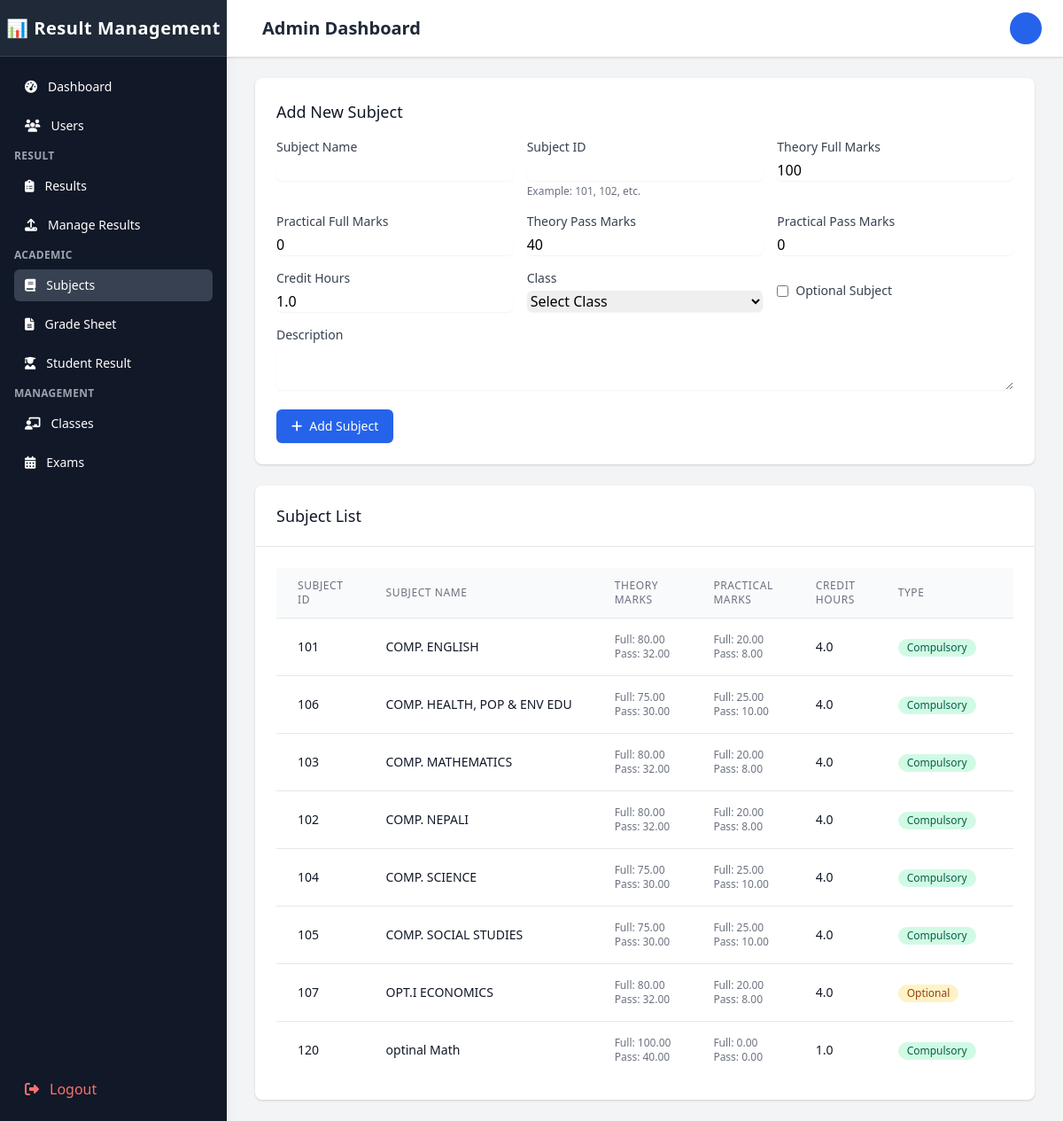
The app's page /Admin/subject.php (signed in), older data.
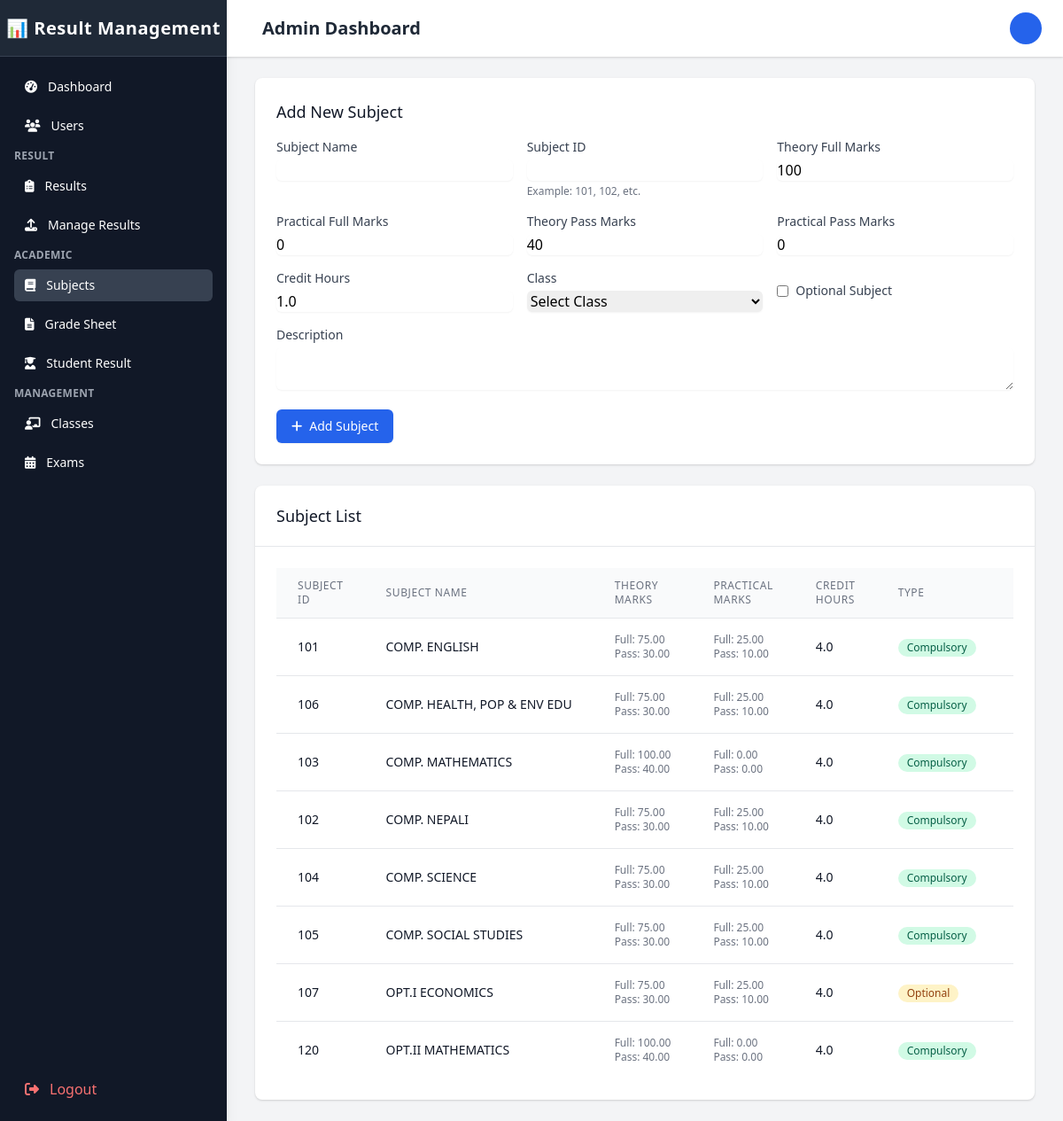
The same page, newer data.
### tables this page shows
CREATE TABLE `subjects` (
  `subject_id` varchar(20) NOT NULL,
  `subject_name` varchar(100) NOT NULL,
  `subject_code` varchar(20) DEFAULT NULL,
  `description` text DEFAULT NULL,
  `full_marks_theory` decimal(5,2) NOT NULL DEFAULT 100.00,
  `full_marks_practical` decimal(5,2) NOT NULL DEFAULT 0.00,
  `pass_marks_theory` decimal(5,2) NOT NULL DEFAULT 40.00,
  `pass_marks_practical` decimal(5,2) NOT NULL DEFAULT 0.00,
  `credit_hours` decimal(3,1) NOT NULL DEFAULT 1.0,
  `is_optional` tinyint(1) NOT NULL DEFAULT 0,
  `is_active` tinyint(1) NOT NULL DEFAULT 1,
  `created_at` timestamp NOT NULL DEFAULT current_timestamp(),
  `updated_at` timestamp NOT NULL DEFAULT current_timestamp() ON UPDATE current_timestamp()
);

### Admin/subject.php (the view, shortened to what the rows shown need)
<?php
$conn = new mysqli('localhost', 'root', '', 'result_management');
$role = $_SESSION['role'];
$teacher_id = null;
$subjects = [];
if ($role == 'teacher' && $teacher_id) {
    $sql = "SELECT s.*, ts.academic_year
            FROM subjects s
            JOIN teachersubjects ts ON s.subject_id = ts.subject_id
            WHERE ts.teacher_id = ?
            ORDER BY s.subject_name";
    $stmt = $conn->prepare($sql);
    $stmt->bind_param("i", $teacher_id);
} else {
    $sql = "SELECT s.* FROM subjects s ORDER BY s.subject_name";
    $stmt = $conn->prepare($sql);
}
$stmt->execute();
$result = $stmt->get_result();
while ($row = $result->fetch_assoc()) {
    $subjects[] = $row;
}
?>
<!DOCTYPE html>
<html lang="en">
<head>
    <link href="https://cdn.tailwindcss.com" rel="stylesheet">
    <link rel="stylesheet" href="https://cdnjs.cloudflare.com/ajax/libs/font-awesome/6.4.0/css/all.min.css">
</head>
<body class="bg-gray-100">
    <div class="flex h-screen overflow-hidden">
        <?php include 'sidebar.php'; ?>
        <div class="flex flex-col flex-1 w-0 overflow-hidden">
            <?php include 'topBar.php'; ?>
            <main class="flex-1 relative overflow-y-auto focus:outline-none">
                <div class="py-6">
                    <div class="max-w-7xl mx-auto px-4 sm:px-6 md:px-8">
                        <div class="bg-white shadow rounded-lg p-6 mb-6">
                            <h2 class="text-lg font-medium text-gray-900 mb-4">Add New Subject</h2>
                        </div>
                        <div class="bg-white shadow rounded-lg overflow-hidden">
                            <div class="px-4 py-5 border-b border-gray-200 sm:px-6">
                                <h2 class="text-lg font-medium text-gray-900">Subject List</h2>
                            </div>
                            <div class="px-4 py-5 sm:p-6">
                                <div class="overflow-x-auto">
                                    <table class="min-w-full divide-y divide-gray-200">
                                        <thead class="bg-gray-50">
                                            <tr>
                                                <th scope="col" class="px-6 py-3 text-left text-xs font-medium text-gray-500 uppercase tracking-wider">Subject ID</th>
                                                <th scope="col" class="px-6 py-3 text-left text-xs font-medium text-gray-500 uppercase tracking-wider">Subject Name</th>
                                                <th scope="col" class="px-6 py-3 text-left text-xs font-medium text-gray-500 uppercase tracking-wider">Theory Marks</th>
                                                <th scope="col" class="px-6 py-3 text-left text-xs font-medium text-gray-500 uppercase tracking-wider">Practical Marks</th>
                                                <th scope="col" class="px-6 py-3 text-left text-xs font-medium text-gray-500 uppercase tracking-wider">Credit Hours</th>
                                                <th scope="col" class="px-6 py-3 text-left text-xs font-medium text-gray-500 uppercase tracking-wider">Type</th>
                                                <?php if ($role == 'admin'): ?>
                                                <th scope="col" class="px-6 py-3 text-left text-xs font-medium text-gray-500 uppercase tracking-wider">Actions</th>
                                                <?php endif; ?>
                                            </tr>
                                        </thead>
                                        <tbody class="bg-white divide-y divide-gray-200">
                                            <?php if (empty($subjects)): ?>
                                            <tr>
                                                <td colspan="<?php echo $role == 'admin' ? '7' : '6'; ?>" class="px-6 py-4 text-center text-sm text-gray-500">No subjects found.</td>
                                            </tr>
                                            <?php else: ?>
                                                <?php foreach ($subjects as $subject): ?>
                                                <tr>
                                                    <td class="px-6 py-4 whitespace-nowrap text-sm text-gray-900"><?php echo $subject['subject_id']; ?></td>
                                                    <td class="px-6 py-4 whitespace-nowrap text-sm text-gray-900"><?php echo $subject['subject_name']; ?></td>
                                                    <td class="px-6 py-4 whitespace-nowrap text-sm text-gray-900">
                                                        <div class="text-xs text-gray-500">Full: <?php echo $subject['full_marks_theory']; ?></div>
                                                        <div class="text-xs text-gray-500">Pass: <?php echo $subject['pass_marks_theory']; ?></div>
                                                    </td>
                                                    <td class="px-6 py-4 whitespace-nowrap text-sm text-gray-900">
                                                        <div class="text-xs text-gray-500">Full: <?php echo $subject['full_marks_practical']; ?></div>
                                                        <div class="text-xs text-gray-500">Pass: <?php echo $subject['pass_marks_practical']; ?></div>
                                                    </td>
                                                    <td class="px-6 py-4 whitespace-nowrap text-sm text-gray-900"><?php echo $subject['credit_hours']; ?></td>
                                                    <td class="px-6 py-4 whitespace-nowrap text-sm text-gray-900">
                                                        <?php if ($subject['is_optional']): ?>
                                                            <span class="inline-flex items-center px-2.5 py-0.5 rounded-full text-xs font-medium bg-yellow-100 text-yellow-800">Optional</span>
                                                        <?php else: ?>
                                                            <span class="inline-flex items-center px-2.5 py-0.5 rounded-full text-xs font-medium bg-green-100 text-green-800">Compulsory</span>
                                                        <?php endif; ?>
                                                    </td>
                                                    <?php if ($role == 'admin'): ?>
                                                    <td class="px-6 py-4 whitespace-nowrap text-sm font-medium">
                                                    </td>
                                                    <?php endif; ?>
                                                </tr>
                                                <?php endforeach; ?>
                                            <?php endif; ?>
                                        </tbody>
                                    </table>
                                </div>
                            </div>
                        </div>
                    </div>
                </div>
            </main>
        </div>
    </div>
</body>
</html>

Row changes from the older to the newer data that the page shows:
changed subjects "COMP. ENGLISH": full_marks_theory "80.00" → "75.00"; pass_marks_theory "32.00" → "30.00"; full_marks_practical "20.00" → "25.00"; pass_marks_practical "8.00" → "10.00"
changed subjects "COMP. MATHEMATICS": full_marks_theory "80.00" → "100.00"; pass_marks_theory "32.00" → "40.00"; full_marks_practical "20.00" → "0.00"; pass_marks_practical "8.00" → "0.00"
changed subjects "COMP. NEPALI": full_marks_theory "80.00" → "75.00"; pass_marks_theory "32.00" → "30.00"; full_marks_practical "20.00" → "25.00"; pass_marks_practical "8.00" → "10.00"
changed subjects "OPT.I ECONOMICS": full_marks_theory "80.00" → "75.00"; pass_marks_theory "32.00" → "30.00"; full_marks_practical "20.00" → "25.00"; pass_marks_practical "8.00" → "10.00"
changed subjects id 120: subject_name "optinal Math" → "OPT.II MATHEMATICS"; credit_hours "1.0" → "4.0"
